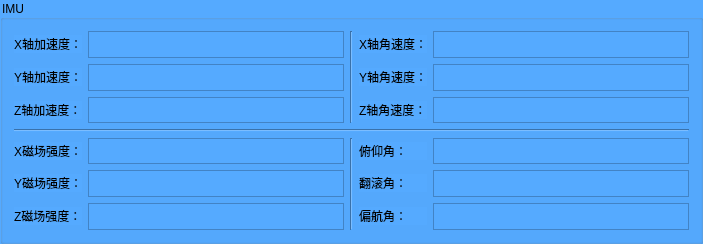
      <widget class="QGroupBox" name="groupBox_2">
       <property name="styleSheet">
        <string notr="true">background-color: rgb(85, 170, 255);</string>
       </property>
       <property name="title">
        <string>IMU</string>
       </property>
       <layout class="QGridLayout" name="gridLayout_2">
        <item row="0" column="1">
         <widget class="QTextBrowser" name="xacc">
          <property name="sizePolicy">
           <sizepolicy hsizetype="Expanding" vsizetype="Fixed">
            <horstretch>0</horstretch>
            <verstretch>0</verstretch>
           </sizepolicy>
          </property>
          <property name="maximumSize">
           <size>
            <width>16777215</width>
            <height>27</height>
           </size>
          </property>
         </widget>
        </item>
        <item row="0" column="0">
         <widget class="QLabel" name="label_4">
          <property name="sizePolicy">
           <sizepolicy hsizetype="Expanding" vsizetype="Fixed">
            <horstretch>0</horstretch>
            <verstretch>0</verstretch>
           </sizepolicy>
          </property>
          <property name="text">
           <string>X轴加速度：</string>
          </property>
         </widget>
        </item>
        <item row="0" column="3">
         <widget class="QLabel" name="label_8">
          <property name="sizePolicy">
           <sizepolicy hsizetype="Expanding" vsizetype="Fixed">
            <horstretch>0</horstretch>
            <verstretch>0</verstretch>
           </sizepolicy>
          </property>
          <property name="text">
           <string>X轴角速度：</string>
          </property>
         </widget>
        </item>
        <item row="1" column="0">
         <widget class="QLabel" name="label_9">
          <property name="sizePolicy">
           <sizepolicy hsizetype="Expanding" vsizetype="Fixed">
            <horstretch>0</horstretch>
            <verstretch>0</verstretch>
           </sizepolicy>
          </property>
          <property name="text">
           <string>Y轴加速度：</string>
          </property>
         </widget>
        </item>
        <item row="0" column="4">
         <widget class="QTextBrowser" name="xraw">
          <property name="sizePolicy">
           <sizepolicy hsizetype="Expanding" vsizetype="Fixed">
            <horstretch>0</horstretch>
            <verstretch>0</verstretch>
           </sizepolicy>
          </property>
          <property name="maximumSize">
           <size>
            <width>16777215</width>
            <height>27</height>
           </size>
          </property>
         </widget>
        </item>
        <item row="1" column="1">
         <widget class="QTextBrowser" name="yacc">
          <property name="sizePolicy">
           <sizepolicy hsizetype="Expanding" vsizetype="Fixed">
            <horstretch>0</horstretch>
            <verstretch>0</verstretch>
           </sizepolicy>
          </property>
          <property name="maximumSize">
           <size>
            <width>16777215</width>
            <height>27</height>
           </size>
          </property>
         </widget>
        </item>
        <item row="1" column="3">
         <widget class="QLabel" name="label_10">
          <property name="sizePolicy">
           <sizepolicy hsizetype="Expanding" vsizetype="Fixed">
            <horstretch>0</horstretch>
            <verstretch>0</verstretch>
           </sizepolicy>
          </property>
          <property name="text">
           <string>Y轴角速度：</string>
          </property>
         </widget>
        </item>
        <item row="1" column="4">
         <widget class="QTextBrowser" name="yraw">
          <property name="sizePolicy">
           <sizepolicy hsizetype="Expanding" vsizetype="Fixed">
            <horstretch>0</horstretch>
            <verstretch>0</verstretch>
           </sizepolicy>
          </property>
          <property name="maximumSize">
           <size>
            <width>16777215</width>
            <height>27</height>
           </size>
          </property>
         </widget>
        </item>
        <item row="2" column="0">
         <widget class="QLabel" name="label_11">
          <property name="sizePolicy">
           <sizepolicy hsizetype="Expanding" vsizetype="Fixed">
            <horstretch>0</horstretch>
            <verstretch>0</verstretch>
           </sizepolicy>
          </property>
          <property name="text">
           <string>Z轴加速度：</string>
          </property>
         </widget>
        </item>
        <item row="2" column="3">
         <widget class="QLabel" name="label_12">
          <property name="sizePolicy">
           <sizepolicy hsizetype="Expanding" vsizetype="Fixed">
            <horstretch>0</horstretch>
            <verstretch>0</verstretch>
           </sizepolicy>
          </property>
          <property name="text">
           <string>Z轴角速度：</string>
          </property>
         </widget>
        </item>
        <item row="2" column="1">
         <widget class="QTextBrowser" name="zacc">
          <property name="sizePolicy">
           <sizepolicy hsizetype="Expanding" vsizetype="Fixed">
            <horstretch>0</horstretch>
            <verstretch>0</verstretch>
           </sizepolicy>
          </property>
          <property name="maximumSize">
           <size>
            <width>16777215</width>
            <height>26</height>
           </size>
          </property>
         </widget>
        </item>
        <item row="4" column="0">
         <widget class="QLabel" name="label_13">
          <property name="sizePolicy">
           <sizepolicy hsizetype="Expanding" vsizetype="Fixed">
            <horstretch>0</horstretch>
            <verstretch>0</verstretch>
           </sizepolicy>
          </property>
          <property name="text">
           <string>X磁场强度：</string>
          </property>
         </widget>
        </item>
        <item row="2" column="4">
         <widget class="QTextBrowser" name="zraw">
          <property name="sizePolicy">
           <sizepolicy hsizetype="Expanding" vsizetype="Fixed">
            <horstretch>0</horstretch>
            <verstretch>0</verstretch>
           </sizepolicy>
          </property>
          <property name="maximumSize">
           <size>
            <width>16777215</width>
            <height>26</height>
           </size>
          </property>
         </widget>
        </item>
        <item row="0" column="2" rowspan="3">
         <widget class="Line" name="line_2">
          <property name="orientation">
           <enum>Qt::Vertical</enum>
          </property>
         </widget>
        </item>
        <item row="4" column="1">
         <widget class="QTextBrowser" name="xvalue">
          <property name="sizePolicy">
           <sizepolicy hsizetype="Expanding" vsizetype="Fixed">
            <horstretch>0</horstretch>
            <verstretch>0</verstretch>
           </sizepolicy>
          </property>
          <property name="maximumSize">
           <size>
            <width>16777215</width>
            <height>26</height>
           </size>
          </property>
         </widget>
        </item>
        <item row="5" column="0">
         <widget class="QLabel" name="label_15">
          <property name="sizePolicy">
           <sizepolicy hsizetype="Expanding" vsizetype="Fixed">
            <horstretch>0</horstretch>
            <verstretch>0</verstretch>
           </sizepolicy>
          </property>
          <property name="text">
           <string>Y磁场强度：</string>
          </property>
         </widget>
        </item>
        <item row="5" column="1">
         <widget class="QTextBrowser" name="yvalue">
          <property name="sizePolicy">
           <sizepolicy hsizetype="Expanding" vsizetype="Fixed">
            <horstretch>0</horstretch>
            <verstretch>0</verstretch>
           </sizepolicy>
          </property>
          <property name="maximumSize">
           <size>
            <width>16777215</width>
            <height>27</height>
           </size>
          </property>
         </widget>
        </item>
        <item row="6" column="0">
         <widget class="QLabel" name="label_14">
          <property name="sizePolicy">
           <sizepolicy hsizetype="Expanding" vsizetype="Fixed">
            <horstretch>0</horstretch>
            <verstretch>0</verstretch>
           </sizepolicy>
          </property>
          <property name="text">
           <string>Z磁场强度：</string>
          </property>
         </widget>
        </item>
        <item row="6" column="1">
         <widget class="QTextBrowser" name="zvalue">
          <property name="sizePolicy">
           <sizepolicy hsizetype="Expanding" vsizetype="Fixed">
            <horstretch>0</horstretch>
            <verstretch>0</verstretch>
           </sizepolicy>
          </property>
          <property name="maximumSize">
           <size>
            <width>16777215</width>
            <height>27</height>
           </size>
          </property>
         </widget>
        </item>
        <item row="4" column="2" rowspan="3">
         <widget class="Line" name="line_3">
          <property name="orientation">
           <enum>Qt::Vertical</enum>
          </property>
         </widget>
        </item>
        <item row="3" column="0" colspan="5">
         <widget class="Line" name="line">
          <property name="orientation">
           <enum>Qt::Horizontal</enum>
          </property>
         </widget>
        </item>
        <item row="4" column="3">
         <widget class="QLabel" name="label_16">
          <property name="sizePolicy">
           <sizepolicy hsizetype="Expanding" vsizetype="Fixed">
            <horstretch>0</horstretch>
            <verstretch>0</verstretch>
           </sizepolicy>
          </property>
          <property name="text">
           <string>俯仰角：</string>
          </property>
         </widget>
        </item>
        <item row="4" column="4">
         <widget class="QTextBrowser" name="fuyang">
          <property name="sizePolicy">
           <sizepolicy hsizetype="Expanding" vsizetype="Fixed">
            <horstretch>0</horstretch>
            <verstretch>0</verstretch>
           </sizepolicy>
          </property>
          <property name="maximumSize">
           <size>
            <width>16777215</width>
            <height>26</height>
           </size>
          </property>
         </widget>
        </item>
        <item row="5" column="3">
         <widget class="QLabel" name="label_17">
          <property name="sizePolicy">
           <sizepolicy hsizetype="Expanding" vsizetype="Fixed">
            <horstretch>0</horstretch>
            <verstretch>0</verstretch>
           </sizepolicy>
          </property>
          <property name="text">
           <string>翻滚角：</string>
          </property>
         </widget>
        </item>
        <item row="5" column="4">
         <widget class="QTextBrowser" name="fangun">
          <property name="sizePolicy">
           <sizepolicy hsizetype="Expanding" vsizetype="Fixed">
            <horstretch>0</horstretch>
            <verstretch>0</verstretch>
           </sizepolicy>
          </property>
          <property name="maximumSize">
           <size>
            <width>16777215</width>
            <height>27</height>
           </size>
          </property>
         </widget>
        </item>
        <item row="6" column="3">
         <widget class="QLabel" name="label_18">
          <property name="sizePolicy">
           <sizepolicy hsizetype="Expanding" vsizetype="Fixed">
            <horstretch>0</horstretch>
            <verstretch>0</verstretch>
           </sizepolicy>
          </property>
          <property name="text">
           <string>偏航角：</string>
          </property>
         </widget>
        </item>
        <item row="6" column="4">
         <widget class="QTextBrowser" name="pianhang">
          <property name="sizePolicy">
           <sizepolicy hsizetype="Expanding" vsizetype="Fixed">
            <horstretch>0</horstretch>
            <verstretch>0</verstretch>
           </sizepolicy>
          </property>
          <property name="maximumSize">
           <size>
            <width>16777215</width>
            <height>27</height>
           </size>
          </property>
         </widget>
        </item>
       </layout>
      </widget>
